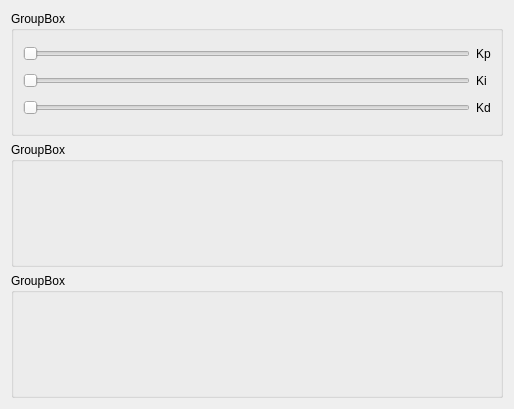
<?xml version="1.0" encoding="UTF-8"?>
<ui version="4.0">
 <class>Control</class>
 <widget class="QWidget" name="Control">
  <property name="geometry">
   <rect>
    <x>0</x>
    <y>0</y>
    <width>514</width>
    <height>409</height>
   </rect>
  </property>
  <property name="windowTitle">
   <string>Form</string>
  </property>
  <layout class="QVBoxLayout" name="verticalLayout_2">
   <item>
    <widget class="QGroupBox" name="groupBox">
     <property name="title">
      <string>GroupBox</string>
     </property>
     <layout class="QGridLayout" name="gridLayout_2">
      <item row="0" column="0">
       <widget class="QSlider" name="horizontalSlider_Kp">
        <property name="maximum">
         <number>2000</number>
        </property>
        <property name="orientation">
         <enum>Qt::Horizontal</enum>
        </property>
       </widget>
      </item>
      <item row="2" column="0">
       <widget class="QSlider" name="horizontalSlider_Kd">
        <property name="maximum">
         <number>2000</number>
        </property>
        <property name="orientation">
         <enum>Qt::Horizontal</enum>
        </property>
       </widget>
      </item>
      <item row="1" column="0">
       <widget class="QSlider" name="horizontalSlider_Ki">
        <property name="maximum">
         <number>2000</number>
        </property>
        <property name="orientation">
         <enum>Qt::Horizontal</enum>
        </property>
       </widget>
      </item>
      <item row="0" column="1">
       <widget class="QLabel" name="label_Kp">
        <property name="text">
         <string>Kp</string>
        </property>
       </widget>
      </item>
      <item row="1" column="1">
       <widget class="QLabel" name="label_Ki">
        <property name="text">
         <string>Ki</string>
        </property>
       </widget>
      </item>
      <item row="2" column="1">
       <widget class="QLabel" name="label_Kd">
        <property name="text">
         <string>Kd</string>
        </property>
       </widget>
      </item>
     </layout>
    </widget>
   </item>
   <item>
    <widget class="QGroupBox" name="groupBox_2">
     <property name="title">
      <string>GroupBox</string>
     </property>
    </widget>
   </item>
   <item>
    <widget class="QGroupBox" name="groupBox_3">
     <property name="title">
      <string>GroupBox</string>
     </property>
    </widget>
   </item>
  </layout>
 </widget>
 <resources/>
 <connections/>
</ui>
